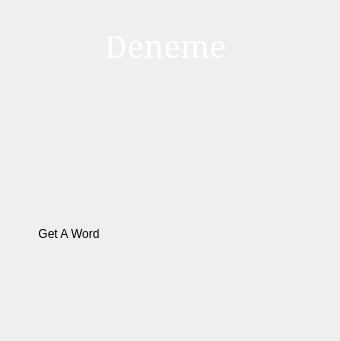
<?xml version="1.0" encoding="UTF-8"?>
<ui version="4.0">
 <class>GetAWord</class>
 <widget class="QDialog" name="GetAWord">
  <property name="windowModality">
   <enum>Qt::NonModal</enum>
  </property>
  <property name="geometry">
   <rect>
    <x>0</x>
    <y>0</y>
    <width>340</width>
    <height>341</height>
   </rect>
  </property>
  <property name="windowTitle">
   <string>GetAWord</string>
  </property>
  <property name="autoFillBackground">
   <bool>false</bool>
  </property>
  <property name="styleSheet">
   <string notr="true">background-image: url(:/images/textroom-about.png);</string>
  </property>
  <widget class="QWidget" name="centralwidget" native="true">
   <property name="geometry">
    <rect>
     <x>0</x>
     <y>0</y>
     <width>351</width>
     <height>267</height>
    </rect>
   </property>
   <widget class="QLabel" name="currentWordLabel">
    <property name="geometry">
     <rect>
      <x>10</x>
      <y>20</y>
      <width>311</width>
      <height>51</height>
     </rect>
    </property>
    <property name="sizePolicy">
     <sizepolicy hsizetype="Fixed" vsizetype="Fixed">
      <horstretch>0</horstretch>
      <verstretch>0</verstretch>
     </sizepolicy>
    </property>
    <property name="palette">
     <palette>
      <active>
       <colorrole role="WindowText">
        <brush brushstyle="SolidPattern">
         <color alpha="255">
          <red>255</red>
          <green>255</green>
          <blue>255</blue>
         </color>
        </brush>
       </colorrole>
       <colorrole role="Text">
        <brush brushstyle="SolidPattern">
         <color alpha="255">
          <red>255</red>
          <green>255</green>
          <blue>255</blue>
         </color>
        </brush>
       </colorrole>
      </active>
      <inactive>
       <colorrole role="WindowText">
        <brush brushstyle="SolidPattern">
         <color alpha="255">
          <red>255</red>
          <green>255</green>
          <blue>255</blue>
         </color>
        </brush>
       </colorrole>
       <colorrole role="Text">
        <brush brushstyle="SolidPattern">
         <color alpha="255">
          <red>255</red>
          <green>255</green>
          <blue>255</blue>
         </color>
        </brush>
       </colorrole>
      </inactive>
      <disabled>
       <colorrole role="WindowText">
        <brush brushstyle="SolidPattern">
         <color alpha="255">
          <red>133</red>
          <green>131</green>
          <blue>127</blue>
         </color>
        </brush>
       </colorrole>
       <colorrole role="Text">
        <brush brushstyle="SolidPattern">
         <color alpha="255">
          <red>133</red>
          <green>131</green>
          <blue>127</blue>
         </color>
        </brush>
       </colorrole>
      </disabled>
     </palette>
    </property>
    <property name="font">
     <font>
      <family>Serif</family>
      <pointsize>23</pointsize>
     </font>
    </property>
    <property name="layoutDirection">
     <enum>Qt::LeftToRight</enum>
    </property>
    <property name="autoFillBackground">
     <bool>false</bool>
    </property>
    <property name="text">
     <string>Deneme</string>
    </property>
    <property name="alignment">
     <set>Qt::AlignCenter</set>
    </property>
   </widget>
   <widget class="QPushButton" name="getButton">
    <property name="geometry">
     <rect>
      <x>20</x>
      <y>220</y>
      <width>98</width>
      <height>27</height>
     </rect>
    </property>
    <property name="palette">
     <palette>
      <active>
       <colorrole role="WindowText">
        <brush brushstyle="SolidPattern">
         <color alpha="255">
          <red>0</red>
          <green>0</green>
          <blue>0</blue>
         </color>
        </brush>
       </colorrole>
       <colorrole role="Button">
        <brush brushstyle="SolidPattern">
         <color alpha="255">
          <red>208</red>
          <green>203</green>
          <blue>196</blue>
         </color>
        </brush>
       </colorrole>
       <colorrole role="Light">
        <brush brushstyle="SolidPattern">
         <color alpha="255">
          <red>255</red>
          <green>255</green>
          <blue>255</blue>
         </color>
        </brush>
       </colorrole>
       <colorrole role="Midlight">
        <brush brushstyle="SolidPattern">
         <color alpha="255">
          <red>231</red>
          <green>229</green>
          <blue>225</blue>
         </color>
        </brush>
       </colorrole>
       <colorrole role="Dark">
        <brush brushstyle="SolidPattern">
         <color alpha="255">
          <red>104</red>
          <green>101</green>
          <blue>98</blue>
         </color>
        </brush>
       </colorrole>
       <colorrole role="Mid">
        <brush brushstyle="SolidPattern">
         <color alpha="255">
          <red>139</red>
          <green>135</green>
          <blue>131</blue>
         </color>
        </brush>
       </colorrole>
       <colorrole role="Text">
        <brush brushstyle="SolidPattern">
         <color alpha="255">
          <red>0</red>
          <green>0</green>
          <blue>0</blue>
         </color>
        </brush>
       </colorrole>
       <colorrole role="BrightText">
        <brush brushstyle="SolidPattern">
         <color alpha="255">
          <red>255</red>
          <green>255</green>
          <blue>255</blue>
         </color>
        </brush>
       </colorrole>
       <colorrole role="ButtonText">
        <brush brushstyle="SolidPattern">
         <color alpha="255">
          <red>0</red>
          <green>0</green>
          <blue>0</blue>
         </color>
        </brush>
       </colorrole>
       <colorrole role="Base">
        <brush brushstyle="SolidPattern">
         <color alpha="255">
          <red>255</red>
          <green>255</green>
          <blue>255</blue>
         </color>
        </brush>
       </colorrole>
       <colorrole role="Window">
        <brush brushstyle="SolidPattern">
         <color alpha="255">
          <red>208</red>
          <green>203</green>
          <blue>196</blue>
         </color>
        </brush>
       </colorrole>
       <colorrole role="Shadow">
        <brush brushstyle="SolidPattern">
         <color alpha="255">
          <red>0</red>
          <green>0</green>
          <blue>0</blue>
         </color>
        </brush>
       </colorrole>
       <colorrole role="AlternateBase">
        <brush brushstyle="SolidPattern">
         <color alpha="255">
          <red>231</red>
          <green>229</green>
          <blue>225</blue>
         </color>
        </brush>
       </colorrole>
       <colorrole role="ToolTipBase">
        <brush brushstyle="SolidPattern">
         <color alpha="255">
          <red>255</red>
          <green>255</green>
          <blue>220</blue>
         </color>
        </brush>
       </colorrole>
       <colorrole role="ToolTipText">
        <brush brushstyle="SolidPattern">
         <color alpha="255">
          <red>0</red>
          <green>0</green>
          <blue>0</blue>
         </color>
        </brush>
       </colorrole>
      </active>
      <inactive>
       <colorrole role="WindowText">
        <brush brushstyle="SolidPattern">
         <color alpha="255">
          <red>0</red>
          <green>0</green>
          <blue>0</blue>
         </color>
        </brush>
       </colorrole>
       <colorrole role="Button">
        <brush brushstyle="SolidPattern">
         <color alpha="255">
          <red>208</red>
          <green>203</green>
          <blue>196</blue>
         </color>
        </brush>
       </colorrole>
       <colorrole role="Light">
        <brush brushstyle="SolidPattern">
         <color alpha="255">
          <red>255</red>
          <green>255</green>
          <blue>255</blue>
         </color>
        </brush>
       </colorrole>
       <colorrole role="Midlight">
        <brush brushstyle="SolidPattern">
         <color alpha="255">
          <red>231</red>
          <green>229</green>
          <blue>225</blue>
         </color>
        </brush>
       </colorrole>
       <colorrole role="Dark">
        <brush brushstyle="SolidPattern">
         <color alpha="255">
          <red>104</red>
          <green>101</green>
          <blue>98</blue>
         </color>
        </brush>
       </colorrole>
       <colorrole role="Mid">
        <brush brushstyle="SolidPattern">
         <color alpha="255">
          <red>139</red>
          <green>135</green>
          <blue>131</blue>
         </color>
        </brush>
       </colorrole>
       <colorrole role="Text">
        <brush brushstyle="SolidPattern">
         <color alpha="255">
          <red>0</red>
          <green>0</green>
          <blue>0</blue>
         </color>
        </brush>
       </colorrole>
       <colorrole role="BrightText">
        <brush brushstyle="SolidPattern">
         <color alpha="255">
          <red>255</red>
          <green>255</green>
          <blue>255</blue>
         </color>
        </brush>
       </colorrole>
       <colorrole role="ButtonText">
        <brush brushstyle="SolidPattern">
         <color alpha="255">
          <red>0</red>
          <green>0</green>
          <blue>0</blue>
         </color>
        </brush>
       </colorrole>
       <colorrole role="Base">
        <brush brushstyle="SolidPattern">
         <color alpha="255">
          <red>255</red>
          <green>255</green>
          <blue>255</blue>
         </color>
        </brush>
       </colorrole>
       <colorrole role="Window">
        <brush brushstyle="SolidPattern">
         <color alpha="255">
          <red>208</red>
          <green>203</green>
          <blue>196</blue>
         </color>
        </brush>
       </colorrole>
       <colorrole role="Shadow">
        <brush brushstyle="SolidPattern">
         <color alpha="255">
          <red>0</red>
          <green>0</green>
          <blue>0</blue>
         </color>
        </brush>
       </colorrole>
       <colorrole role="AlternateBase">
        <brush brushstyle="SolidPattern">
         <color alpha="255">
          <red>231</red>
          <green>229</green>
          <blue>225</blue>
         </color>
        </brush>
       </colorrole>
       <colorrole role="ToolTipBase">
        <brush brushstyle="SolidPattern">
         <color alpha="255">
          <red>255</red>
          <green>255</green>
          <blue>220</blue>
         </color>
        </brush>
       </colorrole>
       <colorrole role="ToolTipText">
        <brush brushstyle="SolidPattern">
         <color alpha="255">
          <red>0</red>
          <green>0</green>
          <blue>0</blue>
         </color>
        </brush>
       </colorrole>
      </inactive>
      <disabled>
       <colorrole role="WindowText">
        <brush brushstyle="SolidPattern">
         <color alpha="255">
          <red>104</red>
          <green>101</green>
          <blue>98</blue>
         </color>
        </brush>
       </colorrole>
       <colorrole role="Button">
        <brush brushstyle="SolidPattern">
         <color alpha="255">
          <red>208</red>
          <green>203</green>
          <blue>196</blue>
         </color>
        </brush>
       </colorrole>
       <colorrole role="Light">
        <brush brushstyle="SolidPattern">
         <color alpha="255">
          <red>255</red>
          <green>255</green>
          <blue>255</blue>
         </color>
        </brush>
       </colorrole>
       <colorrole role="Midlight">
        <brush brushstyle="SolidPattern">
         <color alpha="255">
          <red>231</red>
          <green>229</green>
          <blue>225</blue>
         </color>
        </brush>
       </colorrole>
       <colorrole role="Dark">
        <brush brushstyle="SolidPattern">
         <color alpha="255">
          <red>104</red>
          <green>101</green>
          <blue>98</blue>
         </color>
        </brush>
       </colorrole>
       <colorrole role="Mid">
        <brush brushstyle="SolidPattern">
         <color alpha="255">
          <red>139</red>
          <green>135</green>
          <blue>131</blue>
         </color>
        </brush>
       </colorrole>
       <colorrole role="Text">
        <brush brushstyle="SolidPattern">
         <color alpha="255">
          <red>104</red>
          <green>101</green>
          <blue>98</blue>
         </color>
        </brush>
       </colorrole>
       <colorrole role="BrightText">
        <brush brushstyle="SolidPattern">
         <color alpha="255">
          <red>255</red>
          <green>255</green>
          <blue>255</blue>
         </color>
        </brush>
       </colorrole>
       <colorrole role="ButtonText">
        <brush brushstyle="SolidPattern">
         <color alpha="255">
          <red>104</red>
          <green>101</green>
          <blue>98</blue>
         </color>
        </brush>
       </colorrole>
       <colorrole role="Base">
        <brush brushstyle="SolidPattern">
         <color alpha="255">
          <red>208</red>
          <green>203</green>
          <blue>196</blue>
         </color>
        </brush>
       </colorrole>
       <colorrole role="Window">
        <brush brushstyle="SolidPattern">
         <color alpha="255">
          <red>208</red>
          <green>203</green>
          <blue>196</blue>
         </color>
        </brush>
       </colorrole>
       <colorrole role="Shadow">
        <brush brushstyle="SolidPattern">
         <color alpha="255">
          <red>0</red>
          <green>0</green>
          <blue>0</blue>
         </color>
        </brush>
       </colorrole>
       <colorrole role="AlternateBase">
        <brush brushstyle="SolidPattern">
         <color alpha="255">
          <red>208</red>
          <green>203</green>
          <blue>196</blue>
         </color>
        </brush>
       </colorrole>
       <colorrole role="ToolTipBase">
        <brush brushstyle="SolidPattern">
         <color alpha="255">
          <red>255</red>
          <green>255</green>
          <blue>220</blue>
         </color>
        </brush>
       </colorrole>
       <colorrole role="ToolTipText">
        <brush brushstyle="SolidPattern">
         <color alpha="255">
          <red>0</red>
          <green>0</green>
          <blue>0</blue>
         </color>
        </brush>
       </colorrole>
      </disabled>
     </palette>
    </property>
    <property name="styleSheet">
     <string notr="true"/>
    </property>
    <property name="text">
     <string>Get A Word</string>
    </property>
    <property name="shortcut">
     <string>Space</string>
    </property>
    <property name="default">
     <bool>true</bool>
    </property>
    <property name="flat">
     <bool>true</bool>
    </property>
   </widget>
  </widget>
 </widget>
 <resources>
  <include location="../../resource/textroom.qrc"/>
 </resources>
 <connections/>
</ui>
